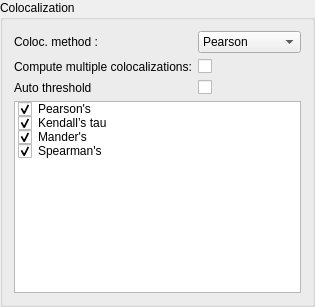
    <widget class="QGroupBox" name="ColocalizationGroupBox">
     <property name="minimumSize">
      <size>
       <width>0</width>
       <height>175</height>
      </size>
     </property>
     <property name="title">
      <string>Colocalization</string>
     </property>
     <layout class="QGridLayout" name="gridLayout_3">
      <item row="2" column="0">
       <widget class="QLabel" name="MultipleColocMethodsLable">
        <property name="text">
         <string>Compute multiple colocalizations:</string>
        </property>
        <property name="alignment">
         <set>Qt::AlignLeading|Qt::AlignLeft|Qt::AlignVCenter</set>
        </property>
       </widget>
      </item>
      <item row="4" column="0" colspan="2">
       <widget class="QListWidget" name="MultipleColocMethodsListWIdget">
        <item>
         <property name="text">
          <string>Pearson's</string>
         </property>
         <property name="checkState">
          <enum>Checked</enum>
         </property>
        </item>
        <item>
         <property name="text">
          <string>Kendall’s tau</string>
         </property>
         <property name="checkState">
          <enum>Checked</enum>
         </property>
        </item>
        <item>
         <property name="text">
          <string>Mander's</string>
         </property>
         <property name="checkState">
          <enum>Checked</enum>
         </property>
        </item>
        <item>
         <property name="text">
          <string>Spearman's</string>
         </property>
         <property name="checkState">
          <enum>Checked</enum>
         </property>
        </item>
       </widget>
      </item>
      <item row="0" column="1">
       <widget class="QComboBox" name="ComboboxOneMethodColoc">
        <item>
         <property name="text">
          <string>Pearson</string>
         </property>
        </item>
        <item>
         <property name="text">
          <string> Kendall’s tau</string>
         </property>
        </item>
       </widget>
      </item>
      <item row="2" column="1">
       <widget class="QCheckBox" name="ColocMultipleCheckbox">
        <property name="sizePolicy">
         <sizepolicy hsizetype="Minimum" vsizetype="Maximum">
          <horstretch>0</horstretch>
          <verstretch>0</verstretch>
         </sizepolicy>
        </property>
        <property name="maximumSize">
         <size>
          <width>20</width>
          <height>16777215</height>
         </size>
        </property>
        <property name="text">
         <string/>
        </property>
       </widget>
      </item>
      <item row="0" column="0">
       <widget class="QLabel" name="SingleColocMethodLabel">
        <property name="text">
         <string>Coloc. method :</string>
        </property>
        <property name="alignment">
         <set>Qt::AlignLeading|Qt::AlignLeft|Qt::AlignVCenter</set>
        </property>
       </widget>
      </item>
      <item row="3" column="0">
       <widget class="QLabel" name="label">
        <property name="text">
         <string>Auto threshold</string>
        </property>
       </widget>
      </item>
      <item row="3" column="1">
       <widget class="QCheckBox" name="ColocAutoThresholdCheckbox">
        <property name="sizePolicy">
         <sizepolicy hsizetype="Minimum" vsizetype="Maximum">
          <horstretch>0</horstretch>
          <verstretch>0</verstretch>
         </sizepolicy>
        </property>
        <property name="maximumSize">
         <size>
          <width>20</width>
          <height>16777215</height>
         </size>
        </property>
        <property name="text">
         <string/>
        </property>
       </widget>
      </item>
     </layout>
    </widget>
